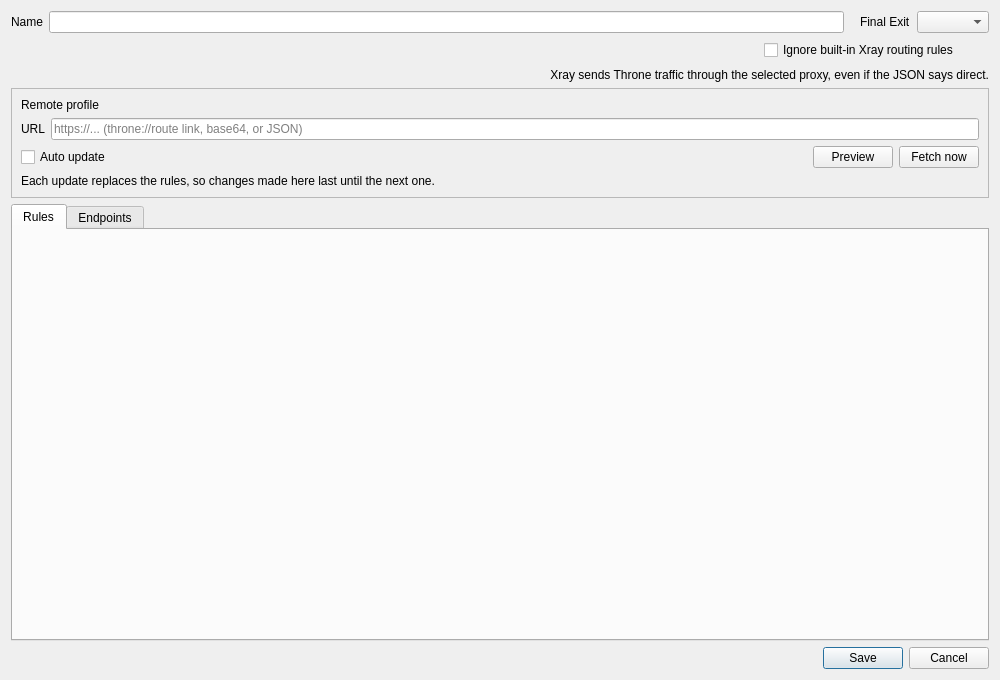
<?xml version="1.0" encoding="UTF-8"?>
<ui version="4.0">
 <class>RouteItem</class>
 <widget class="QDialog" name="RouteItem">
  <property name="geometry">
   <rect>
    <x>0</x>
    <y>0</y>
    <width>1000</width>
    <height>680</height>
   </rect>
  </property>
  <property name="windowTitle">
   <string>Routing Profile</string>
  </property>
  <layout class="QVBoxLayout" name="mainLayout">
   <item>
    <layout class="QHBoxLayout" name="headerRow" stretch="0,1,0,0,0">
     <item>
      <widget class="QLabel" name="nameLabel">
       <property name="text">
        <string>Name</string>
       </property>
       <property name="buddy">
        <cstring>nameEdit</cstring>
       </property>
      </widget>
     </item>
     <item>
      <widget class="QLineEdit" name="nameEdit"/>
     </item>
     <item>
      <spacer name="headerGap">
       <property name="orientation">
        <enum>Qt::Orientation::Horizontal</enum>
       </property>
       <property name="sizeType">
        <enum>QSizePolicy::Policy::Fixed</enum>
       </property>
       <property name="sizeHint" stdset="0">
        <size>
         <width>10</width>
         <height>0</height>
        </size>
       </property>
      </spacer>
     </item>
     <item>
      <widget class="QLabel" name="defaultLabel">
       <property name="text">
        <string>Final Exit</string>
       </property>
       <property name="buddy">
        <cstring>defaultCombo</cstring>
       </property>
      </widget>
     </item>
     <item>
      <widget class="QComboBox" name="defaultCombo"/>
     </item>
    </layout>
   </item>
   <item>
    <layout class="QHBoxLayout" name="xrayRoutingRow">
     <item>
      <spacer name="xrayRoutingSpacer">
       <property name="orientation"><enum>Qt::Orientation::Horizontal</enum></property>
       <property name="sizeHint" stdset="0"><size><width>0</width><height>0</height></size></property>
      </spacer>
     </item>
     <item>
      <widget class="QCheckBox" name="ignoreXrayRoutingCheck">
       <property name="text">
        <string>Ignore built-in Xray routing rules</string>
       </property>
      </widget>
     </item>
     <item>
      <widget class="QToolButton" name="xrayRoutingInfo">
       <property name="accessibleName"><string>About this option</string></property>
       <property name="focusPolicy"><enum>Qt::FocusPolicy::StrongFocus</enum></property>
       <property name="autoRaise"><bool>true</bool></property>
       <property name="checkable"><bool>true</bool></property>
      </widget>
     </item>
    </layout>
   </item>
   <item>
    <widget class="QLabel" name="xrayRoutingHelp">
     <property name="text">
      <string>Xray sends Throne traffic through the selected proxy, even if the JSON says direct.</string>
     </property>
     <property name="textFormat"><enum>Qt::TextFormat::PlainText</enum></property>
     <property name="wordWrap"><bool>true</bool></property>
     <property name="alignment"><set>Qt::AlignmentFlag::AlignRight|Qt::AlignmentFlag::AlignVCenter</set></property>
     <property name="sizePolicy">
      <sizepolicy hsizetype="Ignored" vsizetype="Preferred"><horstretch>0</horstretch><verstretch>0</verstretch></sizepolicy>
     </property>
    </widget>
   </item>
   <item>
    <widget class="QFrame" name="remoteBox">
     <property name="frameShape">
      <enum>QFrame::Shape::StyledPanel</enum>
     </property>
     <layout class="QVBoxLayout" name="remoteLayout">
      <item>
       <widget class="QLabel" name="remoteCaption">
        <property name="text">
         <string>Remote profile</string>
        </property>
       </widget>
      </item>
      <item>
       <layout class="QHBoxLayout" name="remoteUrlRow">
        <item>
         <widget class="QLabel" name="remoteUrlLabel">
          <property name="text">
           <string>URL</string>
          </property>
          <property name="buddy">
           <cstring>remoteUrlEdit</cstring>
          </property>
         </widget>
        </item>
        <item>
         <widget class="QLineEdit" name="remoteUrlEdit">
          <property name="placeholderText">
           <string>https://... (throne://route link, base64, or JSON)</string>
          </property>
         </widget>
        </item>
       </layout>
      </item>
      <item>
       <layout class="QHBoxLayout" name="remoteActionRow">
        <item>
         <widget class="QCheckBox" name="autoUpdateCheck">
          <property name="toolTip">
           <string>Re-fetch this profile from the URL when subscriptions auto-update.</string>
          </property>
          <property name="text">
           <string>Auto update</string>
          </property>
         </widget>
        </item>
        <item>
         <spacer name="remoteActionSpacer">
          <property name="orientation">
           <enum>Qt::Orientation::Horizontal</enum>
          </property>
          <property name="sizeHint" stdset="0">
           <size>
            <width>0</width>
            <height>0</height>
           </size>
          </property>
         </spacer>
        </item>
        <item>
         <widget class="QPushButton" name="remotePreviewBtn">
          <property name="toolTip">
           <string>Fetch the URL and preview the routing profile.</string>
          </property>
          <property name="text">
           <string>Preview</string>
          </property>
          <property name="autoDefault">
           <bool>false</bool>
          </property>
         </widget>
        </item>
        <item>
         <widget class="QPushButton" name="remoteFetchBtn">
          <property name="toolTip">
           <string>Fetch the URL and replace the current rules with the fetched ones.</string>
          </property>
          <property name="text">
           <string>Fetch now</string>
          </property>
          <property name="autoDefault">
           <bool>false</bool>
          </property>
         </widget>
        </item>
       </layout>
      </item>
      <item>
       <widget class="QLabel" name="remoteNote">
        <property name="text">
         <string>Each update replaces the rules, so changes made here last until the next one.</string>
        </property>
        <property name="wordWrap">
         <bool>true</bool>
        </property>
       </widget>
      </item>
     </layout>
    </widget>
   </item>
   <item>
    <widget class="QTabWidget" name="tabWidget">
     <property name="sizePolicy">
      <sizepolicy hsizetype="Preferred" vsizetype="Expanding">
       <horstretch>0</horstretch>
       <verstretch>1</verstretch>
      </sizepolicy>
     </property>
     <property name="currentIndex">
      <number>0</number>
     </property>
     <widget class="QWidget" name="rulesTab">
      <attribute name="title">
       <string>Rules</string>
      </attribute>
      <layout class="QVBoxLayout" name="rulesTabLayout">
       <property name="leftMargin">
        <number>0</number>
       </property>
       <property name="topMargin">
        <number>0</number>
       </property>
       <property name="rightMargin">
        <number>0</number>
       </property>
       <property name="bottomMargin">
        <number>0</number>
       </property>
      </layout>
     </widget>
     <widget class="QWidget" name="endpointsTab">
      <attribute name="title">
       <string>Endpoints</string>
      </attribute>
      <layout class="QVBoxLayout" name="endpointsLayout">
       <item>
        <widget class="QLabel" name="endpointsIntro">
         <property name="text">
          <string>OpenVPN and OpenConnect profiles started together with this routing profile. Each one adds an endpoint rule to the list, which you can move but not edit.</string>
         </property>
         <property name="wordWrap">
          <bool>true</bool>
         </property>
        </widget>
       </item>
       <item>
        <layout class="QHBoxLayout" name="endpointsActionRow">
         <item>
          <widget class="QComboBox" name="endpointPicker">
           <property name="sizePolicy">
            <sizepolicy hsizetype="Expanding" vsizetype="Fixed">
             <horstretch>0</horstretch>
             <verstretch>0</verstretch>
            </sizepolicy>
           </property>
           <property name="sizeAdjustPolicy">
            <enum>QComboBox::SizeAdjustPolicy::AdjustToMinimumContentsLengthWithIcon</enum>
           </property>
           <property name="placeholderText">
            <string>Choose a profile</string>
           </property>
          </widget>
         </item>
         <item>
          <widget class="QPushButton" name="endpointAddBtn">
           <property name="text">
            <string>Add</string>
           </property>
           <property name="autoDefault">
            <bool>false</bool>
           </property>
          </widget>
         </item>
        </layout>
       </item>
       <item>
        <widget class="QScrollArea" name="endpointScroll">
         <property name="frameShape">
          <enum>QFrame::Shape::NoFrame</enum>
         </property>
         <property name="widgetResizable">
          <bool>true</bool>
         </property>
         <widget class="QWidget" name="endpointRowsHost">
          <layout class="QVBoxLayout" name="endpointRowsLayout">
           <property name="leftMargin">
            <number>0</number>
           </property>
           <property name="topMargin">
            <number>0</number>
           </property>
           <property name="rightMargin">
            <number>0</number>
           </property>
           <property name="bottomMargin">
            <number>0</number>
           </property>
           <item>
            <spacer name="endpointRowsSpacer">
             <property name="orientation">
              <enum>Qt::Orientation::Vertical</enum>
             </property>
             <property name="sizeHint" stdset="0">
              <size>
               <width>0</width>
               <height>0</height>
              </size>
             </property>
            </spacer>
           </item>
          </layout>
         </widget>
        </widget>
       </item>
      </layout>
     </widget>
    </widget>
   </item>
   <item>
    <widget class="QDialogButtonBox" name="buttonBox">
     <property name="standardButtons">
      <set>QDialogButtonBox::StandardButton::Cancel|QDialogButtonBox::StandardButton::Save</set>
     </property>
    </widget>
   </item>
  </layout>
 </widget>
 <resources/>
 <connections/>
</ui>
